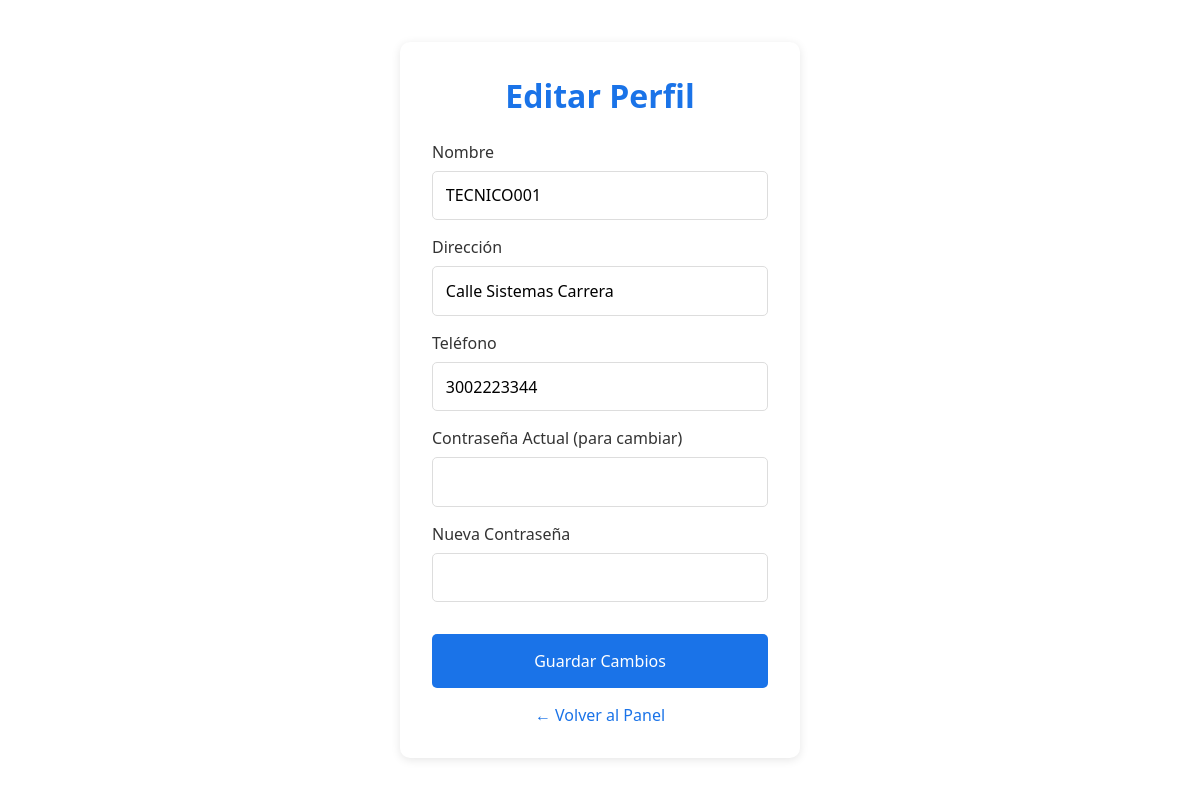
Screenshot of /user/perfil.php (signed in) with the database file from the repository.
### tables this page shows
CREATE TABLE `usuarios` (
  `id` int(11) NOT NULL,
  `nombre` varchar(100) NOT NULL,
  `cedula` varchar(20) NOT NULL,
  `direccion` varchar(200) NOT NULL,
  `email` varchar(100) NOT NULL,
  `telefono` varchar(20) NOT NULL,
  `rol_id` int(11) NOT NULL,
  `password` varchar(255) NOT NULL
);

### user/perfil.php (the view, shortened to what this page needs)
<?php
include '../db/database.php';
$usuario = $conn->query("SELECT * FROM usuarios WHERE id = {$_SESSION['user_id']}")->fetch_assoc();
?>
<!DOCTYPE html>
<html>
<head>
    <link rel="stylesheet" href="../css/style.css">
</head>
<body>
    <div class="container">
        <h1>Editar Perfil</h1>
        <form method="POST">
            <div class="form-group">
                <label>Nombre</label>
                <input type="text" name="nombre" value="<?= htmlspecialchars($usuario['nombre']) ?>" required>
            </div>
            <div class="form-group">
                <label>Dirección</label>
                <input type="text" name="direccion" value="<?= htmlspecialchars($usuario['direccion']) ?>">
            </div>
            <div class="form-group">
                <label>Teléfono</label>
                <input type="tel" name="telefono" value="<?= htmlspecialchars($usuario['telefono']) ?>">
            </div>
            <div class="form-group">
                <label>Contraseña Actual (para cambiar)</label>
                <input type="password" name="old_password">
            </div>
            <div class="form-group">
                <label>Nueva Contraseña</label>
                <input type="password" name="new_password">
            </div>
            <button type="submit">Guardar Cambios</button>
        </form>
        <div class="link" style="margin-top:1rem;">
            <a href="user_dashboard.php">← Volver al Panel</a>
        </div>
    </div>
</body>
</html>

### css/style.css (style rules this page uses)
* { margin: 0; padding: 0; box-sizing: border-box; font-family: 'Segoe UI', sans-serif; }
body { background-image: url('../img/fondo.jpg'); background-size: cover; background-repeat: no-repeat; background-position: center; display: flex; justify-content: center; align-items: center; min-height: 100vh; }
.container { background: white; padding: 2rem; border-radius: 10px; box-shadow: 0 2px 10px rgba(0,0,0,0.1); width: 100%; max-width: 400px; }
h1 { color: #1a73e8; text-align: center; margin-bottom: 1.5rem; }
.form-group { margin-bottom: 1rem; }
label { display: block; margin-bottom: 0.5rem; color: #333; }
input { width: 100%; padding: 0.8rem; border: 1px solid #ddd; border-radius: 5px; font-size: 1rem; }
button { width: 100%; padding: 1rem; background: #1a73e8; color: white; border: none; border-radius: 5px; cursor: pointer; font-size: 1rem; margin-top: 1rem; }
.link { text-align: center; margin-top: 1rem; }
.link a { color: #1a73e8; text-decoration: none; }
body { background: linear-gradient(135deg, #7991d4, #1f253b); display: flex; justify-content: center; align-items: center; min-height: 100vh; }
.container { background: rgba(255, 255, 255, 0.95); padding: 2rem; border-radius: 10px; box-shadow: 0 2px 20px rgba(0,0,0,0.15); width: 90%; max-width: 400px; }
button { width: 100%; padding: 1rem; background: #1a73e8; color: white; border: none; border-radius: 5px; cursor: pointer; font-size: 1rem; margin-top: 1rem; transition: background 0.3s ease; }
body { background: linear-gradient(-45deg, #0f0c29, #302b63, #24243e, #1a1a2e); background-size: 400% 400%; animation: gradient 15s ease infinite; display: flex; justify-content: center; align-items: center; min-height: 100vh; }

### rows the page displays
usuarios: nombre "TECNICO001", direccion "Calle Sistemas Carrera", telefono "3002223344"
